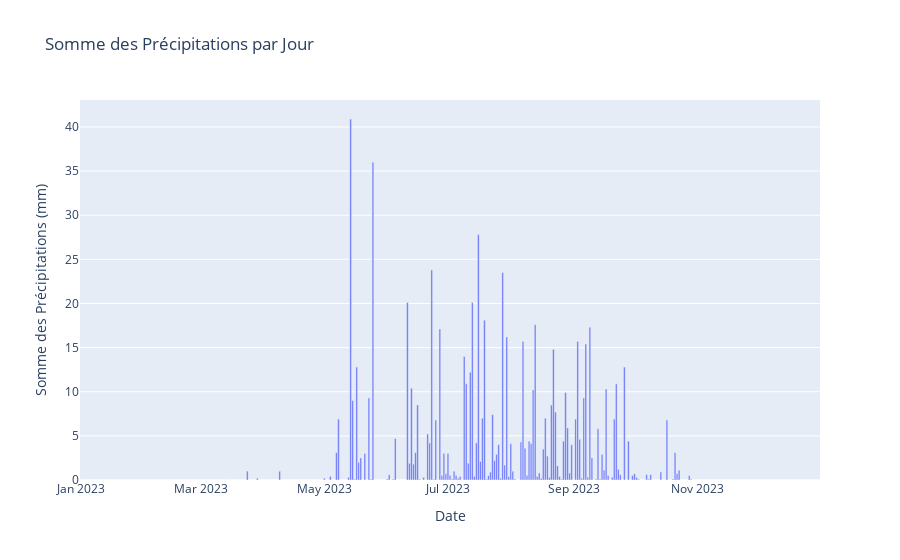

Source (notebook cell):
### Markdown cell above
Graphique en Barres Interactif :

### Code cell
fig = px.bar(df, x='date', y='rain_sum', title='Somme des Précipitations par Jour',
             labels={'rain_sum': 'Somme des Précipitations (mm)', 'date': 'Date'})
fig.show()

### Figure 1 — Plotly figure (JSON) as saved in the notebook; plotly's stock layout.template omitted (floating-point values rounded to 4 significant figures; data arrays with more than 128 entries replaced by an {"elided": "..."} marker saying what was removed)
{"data": [{"alignmentgroup": "True", "hovertemplate": "Date=%{x}<br>Somme des Précipitations (mm)=%{y}<extra></extra>", "legendgroup": "", "marker": {"color": "#636efa", "pattern": {"shape": ""}}, "name": "", "offsetgroup": "", "orientation": "v", "showlegend": false, "textposition": "auto", "type": "bar", "x": {"elided": "365 str values"}, "xaxis": "x", "y": {"elided": "365 float values"}, "yaxis": "y"}], "layout": {"barmode": "relative", "legend": {"tracegroupgap": 0}, "title": {"text": "Somme des Précipitations par Jour"}, "xaxis": {"anchor": "y", "domain": [0, 1], "title": {"text": "Date"}}, "yaxis": {"anchor": "x", "domain": [0, 1], "title": {"text": "Somme des Précipitations (mm)"}}}}
